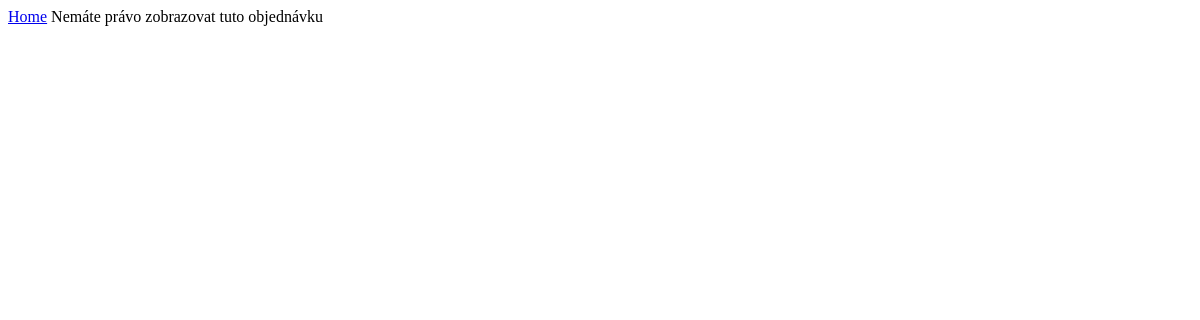
/jidlo/objednavka.php?obj=1 (signed in), run on an earlier commit of the app's database.
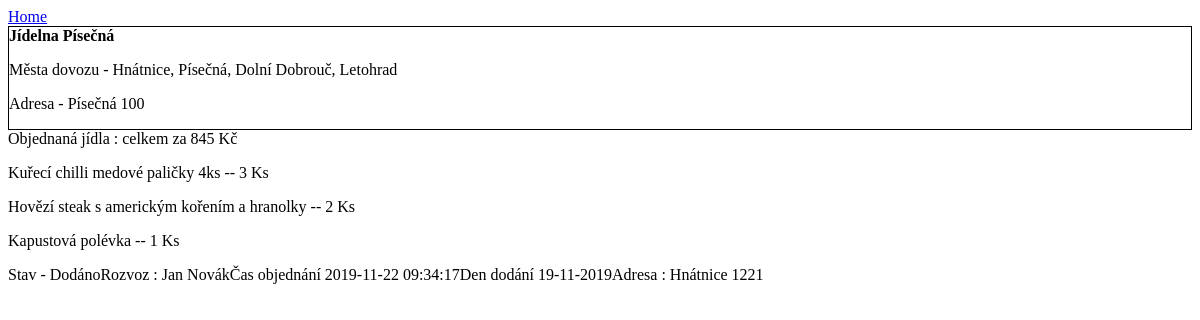
And on a later commit of the database.
### tables this page shows
CREATE TABLE `jidelna` (
  `id` int(11) NOT NULL AUTO_INCREMENT,
  `nazev` varchar(200) NOT NULL,
  `mesto` varchar(100) NOT NULL,
  `adresa` varchar(200) NOT NULL,
  `operator` int(11) DEFAULT NULL,
  `stav` bit(1) NOT NULL DEFAULT b'0',
  PRIMARY KEY (`id`),
  KEY `mesto` (`mesto`),
  KEY `operator` (`operator`),
  CONSTRAINT `jidelna_ibfk_3` FOREIGN KEY (`mesto`) REFERENCES `mesta` (`Nazev`),
  CONSTRAINT `jidelna_ibfk_4` FOREIGN KEY (`operator`) REFERENCES `user` (`id`) ON UPDATE CASCADE
);

CREATE TABLE `objednavka` (
  `id` int(11) NOT NULL AUTO_INCREMENT,
  `user` int(11) NOT NULL,
  `stav` varchar(150) NOT NULL DEFAULT 'Čekání',
  `ridic` int(11) DEFAULT NULL,
  `cena` int(11) NOT NULL,
  `cas_objednani` timestamp NOT NULL ON UPDATE CURRENT_TIMESTAMP,
  `den_dodani` date NOT NULL,
  `mesto` varchar(100) NOT NULL,
  `adresa` varchar(200) NOT NULL,
  `jidelna` int(11) NOT NULL,
  `kod` int(11) DEFAULT NULL,
  PRIMARY KEY (`id`),
  KEY `user` (`user`),
  KEY `ridic` (`ridic`),
  KEY `mesto` (`mesto`),
  KEY `jidelna` (`jidelna`),
  CONSTRAINT `objednavka_ibfk_1` FOREIGN KEY (`user`) REFERENCES `user` (`id`),
  CONSTRAINT `objednavka_ibfk_2` FOREIGN KEY (`ridic`) REFERENCES `user` (`id`),
  CONSTRAINT `objednavka_ibfk_3` FOREIGN KEY (`mesto`) REFERENCES `mesta` (`Nazev`),
  CONSTRAINT `objednavka_ibfk_4` FOREIGN KEY (`jidelna`) REFERENCES `jidelna` (`id`)
);

CREATE TABLE `objednana_jidla` (
  `id` int(11) NOT NULL AUTO_INCREMENT,
  `objednavka` int(11) NOT NULL,
  `jidlo` int(11) NOT NULL,
  `pocet` int(11) NOT NULL,
  PRIMARY KEY (`id`),
  KEY `objednavka` (`objednavka`),
  KEY `jidlo` (`jidlo`),
  CONSTRAINT `objednana_jidla_ibfk_3` FOREIGN KEY (`objednavka`) REFERENCES `objednavka` (`id`) ON DELETE CASCADE,
  CONSTRAINT `objednana_jidla_ibfk_4` FOREIGN KEY (`jidlo`) REFERENCES `jidlo` (`id`) ON DELETE CASCADE
);

CREATE TABLE `jidlo` (
  `id` int(11) NOT NULL AUTO_INCREMENT,
  `nazev` varchar(200) NOT NULL,
  `popis` text NOT NULL,
  `typ` varchar(100) NOT NULL,
  `ob` varchar(200) DEFAULT NULL,
  `cena` int(11) DEFAULT NULL,
  PRIMARY KEY (`id`)
);

CREATE TABLE `user` (
  `id` int(11) NOT NULL AUTO_INCREMENT,
  `jmeno` varchar(150) DEFAULT NULL,
  `prijmeni` varchar(150) DEFAULT NULL,
  `email` varchar(200) NOT NULL,
  `password` varchar(200) DEFAULT NULL,
  `mesto` varchar(100) DEFAULT NULL,
  `adresa` varchar(200) DEFAULT NULL,
  `telefon` int(11) DEFAULT NULL,
  `prava` int(11) NOT NULL DEFAULT '5',
  PRIMARY KEY (`id`),
  KEY `prava` (`prava`),
  KEY `mesto` (`mesto`),
  CONSTRAINT `user_ibfk_4` FOREIGN KEY (`prava`) REFERENCES `prava` (`id`),
  CONSTRAINT `user_ibfk_5` FOREIGN KEY (`mesto`) REFERENCES `mesta` (`Nazev`) ON DELETE SET NULL ON UPDATE CASCADE
);

### functions.php (called while the page is built, shortened)
<?php
function dbconnect(){
	$db = new mysqli("localhost","methack","heslo","iis_jidelna");
    $db->set_charset("UTF8");
    return $db;
}
function getMestaDovozu(int $id){
    $sql = "SELECT mesto FROM mesta_dovozu WHERE jidelna = $id";
    $db = dbconnect();
    $mesta_dovozu = "";
    $prvni = true;
    $load_mesta_dovozu = $db->query($sql);
    if($load_mesta_dovozu->num_rows>0){
        while($row = $load_mesta_dovozu->fetch_assoc()){
            if($prvni){
                $mesta_dovozu = $row['mesto'];
                $prvni = false;
            }else{
                $mesta_dovozu = $mesta_dovozu.", ".$row['mesto'];
            }
        }
    }
    return $mesta_dovozu == "" ? "-" : $mesta_dovozu;
}
function dateDTH(string $a){
    $rok = substr($a, 0, 4);
    $mes = substr($a, 5, 2);
    $den = substr($a, 8, 2);
    return "$den-$mes-$rok";
}
?>

### jidlo/objednavka.php (the view, shortened to what the changed rows need)
<?php
include '../functions.php';
?>
<!DOCTYPE html>
<html>
	<head>
		<link rel="stylesheet" href="./styles/styles.css">
	</head>
	<body>
    <main>
        <a href="../index.php">Home</a>
        <?php
            if(isset($_GET['obj'])){
                if(filter_input(INPUT_GET, "obj", FILTER_VALIDATE_INT))
                    $obj = filter_input(INPUT_GET, "obj", FILTER_SANITIZE_NUMBER_INT);
                else
                    echo "Špatné číslo objednávky";
            }else if(isset($_GET['kod'])){
                if(filter_input(INPUT_GET, "kod", FILTER_VALIDATE_INT))
                    $kod = filter_input(INPUT_GET, "kod", FILTER_SANITIZE_NUMBER_INT);
                else
                    echo "Špatný kód objednávky";
            }else{
                echo "<form method='post' name='fkod' onsubmit=\"return checkKod()\">";
                echo "<input type='text' name='kod' required>";
                echo "<input type='submit' name='submitkod' value='Najít objednávku'>";
                echo "</form>";
            }
            if(isset($obj)){
                $db = dbconnect();
                $userId = $_SESSION['id'];
                $sql_kontrola = "SELECT id FROM objednavka WHERE id = $obj AND user = $userId";
                $kontrola = $db->query($sql_kontrola);
                if($kontrola->num_rows>0 || $_SESSION['prava'] <= 3){
                    loadObj($obj, 0);
                }else{
                    echo "Nemáte právo zobrazovat tuto objednávku";
                }
            }else if(isset($kod)){
                loadObj(0, $kod);
            }
            function loadObj($obj, $kod){
                $db = dbconnect();
                if($kod == 0)
                    $sql_obj = "SELECT id, user, stav, ridic, cena, cas_objednani, den_dodani, mesto, adresa, jidelna FROM objednavka WHERE id = $obj";
                else
                    $sql_obj = "SELECT id, user, stav, ridic, cena, cas_objednani, den_dodani, mesto, adresa, jidelna FROM objednavka WHERE kod = $kod";
                if($obje = $db->prepare($sql_obj)){
                    $obje->execute();
                    $obje->bind_result($obj, $user, $stav, $ridic, $cena, $cas_objednani, $den_dodani, $mestoobj, $adresaobj, $jidelna);
                    if($obje->fetch()){
                        $sql = "SELECT nazev, adresa, mesto FROM jidelna WHERE id = $jidelna AND stav = 1";
                        if($jidelny = $db->prepare($sql)){
                            $jidelny->execute();
                            $jidelny->bind_result($nazev, $adresa, $mesto);
                            if($jidelny->fetch()){
                                echo "<a href='./jidelnicek.php?jidelna=$jidelna' style='text-decoration : none; color: black;'><div style='border : 1px solid black;'>";
                                echo "<b>$nazev</b>";
                                echo "<p>Města dovozu - ".getMestaDovozu($jidelna)."</p>";
                                echo "<p>Adresa - $mesto $adresa</p>";
                                echo "</div></a>";
                            }else{
                                echo "Nepodařilo se načíst jídelnu";
                            }
                        }else{
                            echo "Nepodařilo se načíst jídelnu";
                        }
                        echo "Objednaná jídla : celkem za $cena Kč";
                        $sql_obj_jidl = "SELECT jidlo, pocet FROM objednana_jidla WHERE objednavka = $obj";
                        $obj_jidla = $db->query($sql_obj_jidl);
                        if($obj_jidla->num_rows>0){
                            while($row = $obj_jidla->fetch_assoc()){
                                $sql_jidlo_info = "SELECT nazev FROM jidlo WHERE id = ".$row['jidlo'];
                                $jidlo_info = $db->prepare($sql_jidlo_info);
                                $jidlo_info->execute();
                                $jidlo_info->bind_result($nazev);
                                if($jidlo_info->fetch()){
                                    echo "<p>$nazev -- ".$row['pocet']." Ks</p>";
                                }
                            }
                        }
                        echo "Stav - $stav";
                        $sql_ridic = "SELECT jmeno, prijmeni FROM user WHERE id = $ridic";
                        if($ridic = $db->prepare($sql_ridic)){
                            $ridic->execute();
                            $ridic->bind_result($jmeno, $prijmeni);
                            if($ridic->fetch()){
                                echo "Rozvoz : $jmeno $prijmeni";
                            }
                        }
                        echo "Čas objednání $cas_objednani";
                        echo "Den dodání ".dateDTH($den_dodani)."";
                        echo "Adresa : $mestoobj $adresaobj";
                    }else{
                        if($kod == 0)
                            echo "Objednávka s tímto číslem neexistuje";
                        else
                            echo "Objednávka s tímto kódem neexistuje";
                    }
                }
            }
            ?>
    </main>
	</body>
</html>

What changed in the data, as far as the page shows it:
now on this page (row unchanged): jidelna: nazev "Jídelna Písečná", mesto "Písečná", adresa "100"
now on this page (row edited): objednavka: cena "845", stav "Dodáno", cas_objednani "2019-11-22 09:34:17", den_dodani "19-11-2019", mesto "Hnátnice", adresa "1221"
now on this page (row unchanged): objednana_jidla: jidlo.nazev "Kuřecí chilli medové paličky 4ks", pocet "3"
now on this page (row unchanged): objednana_jidla: jidlo.nazev "Hovězí steak s americkým kořením a hranolky", pocet "2"
now on this page (row unchanged): objednana_jidla: jidlo.nazev "Kapustová polévka", pocet "1"
now on this page (row edited): user: jmeno "Jan", prijmeni "Novák"
Also different on the page:
getMestaDovozu($jidelna): (not shown) → "Hnátnice, Písečná, Dolní Dobrouč, Letohrad"
text no longer shown: "Nemáte právo zobrazovat tuto objednávku"
text now shown: "Města dovozu - Adresa - Objednaná jídla : celkem za Kč Stav - Rozvoz : Čas objednání Den dodání Adresa :"
